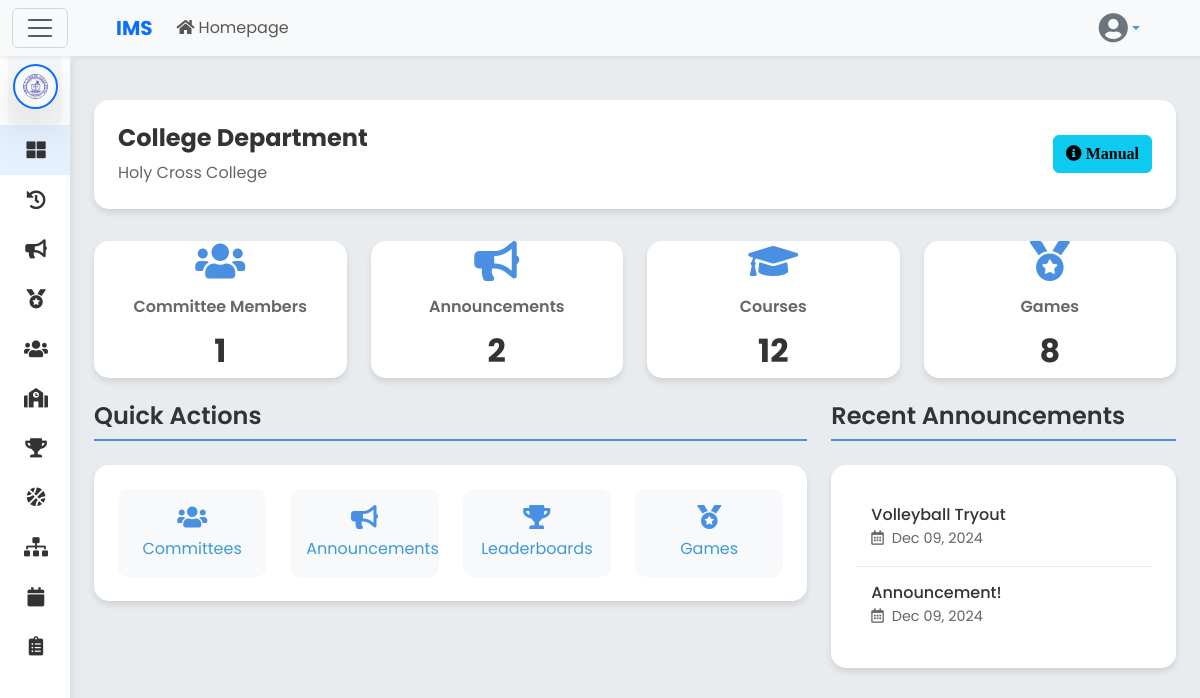
/department_admin/departmentadmindashboard.php (signed in), run on the app's committed database.
### tables this page shows
CREATE TABLE `schools` (
  `school_id` int(11) NOT NULL,
  `logo` varchar(255) DEFAULT NULL,
  `school_name` varchar(255) NOT NULL,
  `school_code` varchar(50) NOT NULL,
  `address` text DEFAULT NULL,
  `created_at` timestamp NOT NULL DEFAULT current_timestamp(),
  `updated_at` timestamp NOT NULL DEFAULT current_timestamp() ON UPDATE current_timestamp()
);

CREATE TABLE `departments` (
  `id` int(11) NOT NULL,
  `department_name` enum('Elementary','JHS','SHS','College','System') NOT NULL,
  `school_id` int(11) DEFAULT NULL
);

CREATE TABLE `announcement` (
  `id` int(11) NOT NULL,
  `title` varchar(255) NOT NULL,
  `message` text NOT NULL,
  `image` varchar(255) DEFAULT NULL,
  `school_id` int(11) DEFAULT NULL,
  `department_id` int(11) NOT NULL,
  `created_at` datetime DEFAULT current_timestamp()
);

### department_admin/departmentadmindashboard.php (the view, shortened to what this page needs)
<?php
$conn = con();
$department_id = $_SESSION['department_id'];
$school_id = $_SESSION['school_id'];
$department_name = $_SESSION['department_name'];
$dept_query = "SELECT d.*, s.school_name FROM departments d
               JOIN schools s ON d.school_id = s.school_id
               WHERE d.id = ?";
$stmt = mysqli_prepare($conn, $dept_query);
mysqli_stmt_bind_param($stmt, "i", $department_id);
mysqli_stmt_execute($stmt);
$dept_result = mysqli_stmt_get_result($stmt);
$department_info = mysqli_fetch_assoc($dept_result);
$committees_query = "SELECT COUNT(*) as committee_count FROM users
                    WHERE role = 'Committee'
                    AND school_id = ?
                    AND department = ?";
$stmt = mysqli_prepare($conn, $committees_query);
mysqli_stmt_bind_param($stmt, "ii", $school_id, $department_id);
mysqli_stmt_execute($stmt);
$committees_result = mysqli_stmt_get_result($stmt);
$total_committees = mysqli_fetch_assoc($committees_result)['committee_count'];
$announcements_query = "SELECT COUNT(*) as announcement_count FROM announcement
                       WHERE department_id = ?";
$stmt = mysqli_prepare($conn, $announcements_query);
mysqli_stmt_bind_param($stmt, "i", $department_id);
mysqli_stmt_execute($stmt);
$announcements_result = mysqli_stmt_get_result($stmt);
$total_announcements = mysqli_fetch_assoc($announcements_result)['announcement_count'];
$recent_announcements_query = "SELECT * FROM announcement
                             WHERE department_id = ?
                             ORDER BY created_at DESC LIMIT 5";
$stmt = mysqli_prepare($conn, $recent_announcements_query);
mysqli_stmt_bind_param($stmt, "i", $department_id);
mysqli_stmt_execute($stmt);
$recent_announcements = mysqli_stmt_get_result($stmt);
$items_query = "";
$item_label = "";
switch($department_name) {
    case 'College':
        $items_query = "SELECT COUNT(*) as count FROM grade_section_course
                       WHERE department_id = ? AND course_name IS NOT NULL";
        $item_label = "Courses";
        break;
}
$stmt = mysqli_prepare($conn, $items_query);
mysqli_stmt_bind_param($stmt, "i", $department_id);
mysqli_stmt_execute($stmt);
$items_result = mysqli_stmt_get_result($stmt);
$total_items = mysqli_fetch_assoc($items_result)['count'];
$games_query = "SELECT COUNT(*) as games_count FROM games WHERE school_id = ?";
$stmt = mysqli_prepare($conn, $games_query);
mysqli_stmt_bind_param($stmt, "i", $school_id);
mysqli_stmt_execute($stmt);
$games_result = mysqli_stmt_get_result($stmt);
$total_games = mysqli_fetch_assoc($games_result)['games_count'];
?>
<!DOCTYPE html>
<html lang="en">
<head>
    <link href="https://cdn.jsdelivr.net/npm/bootstrap@5.3.3/dist/css/bootstrap.min.css" rel="stylesheet">
    <link rel="stylesheet" href="https://cdnjs.cloudflare.com/ajax/libs/font-awesome/5.15.4/css/all.min.css">
    <link rel="stylesheet" href="../styles/dashboard.css">
</head>
<body>
    <div class="wrapper">
        <?php
        $current_page = 'admindashboard';
        include '../navbar/navbar.php';
        include '../department_admin/sidebar.php';
        ?>
        <div id="content">
            <div class="container-fluid p-4">
                <div class="department-info d-flex justify-content-between align-items-center">
                    <div>
                    <h1 class="department-name"><?php echo htmlspecialchars($department_info['department_name']); ?> Department</h1>
                    <div class="school-name"><?php echo htmlspecialchars($department_info['school_name']); ?></div>
                    </div>
    <button type="button" class="btn btn-info btn-circle" data-bs-toggle="modal" data-bs-target="#manualModal" title="Read Manual">
        <i class="fas fa-info-circle"> Manual</i>
    </button>
                </div>
                <div class="row g-4 mb-4">
                    <div class="col-xl-3 col-md-6">
                        <div class="stat-card">
                            <div class="card-body text-center">
                                <i class="fas fa-users stat-icon"></i>
                                <h6 class="stat-title">Committee Members</h6>
                                <p class="stat-value"><?php echo $total_committees; ?></p>
                            </div>
                        </div>
                    </div>
                    <div class="col-xl-3 col-md-6">
                        <div class="stat-card">
                            <div class="card-body text-center">
                                <i class="fas fa-bullhorn stat-icon"></i>
                                <h6 class="stat-title">Announcements</h6>
                                <p class="stat-value"><?php echo $total_announcements; ?></p>
                            </div>
                        </div>
                    </div>
                    <div class="col-xl-3 col-md-6">
                        <div class="stat-card">
                            <div class="card-body text-center">
                                <i class="fas fa-graduation-cap stat-icon"></i>
                                <h6 class="stat-title"><?php echo htmlspecialchars($item_label); ?></h6>
                                <p class="stat-value"><?php echo $total_items; ?></p>
                            </div>
                        </div>
                    </div>
                    <div class="col-xl-3 col-md-6">
                        <div class="stat-card">
                            <div class="card-body text-center">
                                <i class="fas fa-medal stat-icon"></i>
                                <h6 class="stat-title">Games</h6>
                                <p class="stat-value"><?php echo $total_games; ?></p>
                            </div>
                        </div>
                    </div>
                </div>
                <div class="row g-4">
                    <div class="col-lg-8">
                        <div class="dashboard-section">
                            <h2 class="section-title">Quick Actions</h2>
                            <div class="quick-actions">
                                <div class="row g-4">
                                    <div class="col-md-3">
                                        <a href="../users/userlist.php" class="text-decoration-none">
                                            <div class="action-btn">
                                                <i class="fas fa-users action-icon"></i>
                                                <div>Committees</div>
                                            </div>
                                        </a>
                                    </div>
                                    <div class="col-md-3">
                                        <a href="../announcement/adminannouncement.php" class="text-decoration-none">
                                            <div class="action-btn">
                                                <i class="fas fa-bullhorn action-icon"></i>
                                                <div>Announcements</div>
                                            </div>
                                        </a>
                                    </div>
                                    <div class="col-md-3">
                                        <a href="../rankingss/leaderboards.php" class="text-decoration-none">
                                            <div class="action-btn">
                                                <i class="fas fa-trophy action-icon"></i>
                                                <div>Leaderboards</div>
                                            </div>
                                        </a>
                                    </div>
                                    <div class="col-md-3">
                                        <a href="../games/games.php" class="text-decoration-none">
                                            <div class="action-btn">
                                                <i class="fas fa-medal action-icon"></i>
                                                <div>Games</div>
                                            </div>
                                        </a>
                                    </div>
                                </div>
                            </div>
                        </div>
                    </div>
                    <div class="col-lg-4">
                        <div class="dashboard-section">
                            <h2 class="section-title">Recent Announcements</h2>
                            <div class="announcement-card">
                                <?php if (mysqli_num_rows($recent_announcements) > 0): ?>
                                    <?php while ($announcement = mysqli_fetch_assoc($recent_announcements)): ?>
                                        <div class="announcement-item">
                                            <h6 class="mb-1"><?php echo htmlspecialchars($announcement['title']); ?></h6>
                                            <div class="announcement-date">
                                                <i class="far fa-calendar-alt me-1"></i>
                                                <?php echo date('M d, Y', strtotime($announcement['created_at'])); ?>
                                            </div>
                                        </div>
                                    <?php endwhile; ?>
                                <?php else: ?>
                                    <div class="text-center text-muted">No recent announcements</div>
                                <?php endif; ?>
                            </div>
                        </div>
                    </div>
                </div>
            </div>
        </div>
    </div>
</body>
</html>

### department_admin/sidebar.php (shortened to what this page needs)
<?php
$school_id = $_SESSION['school_id'];
$role = $_SESSION['role'];
$conn = con();
$stmt = $conn->prepare("SELECT logo, school_name FROM schools WHERE school_id = ?");
$stmt->bind_param("i", $school_id);
$stmt->execute();
$result = $stmt->get_result();
$school = $result->fetch_assoc();
?>
<nav id="sidebar" class="mt-0 mt-sm-2 mt-md-3 mt-lg-4 mt-xl-5 overflow-auto">
    <div class="sidebar-header-logo text-center p-3 bg-light bg-gradient rounded-3 mx-2">
        <div class="d-flex justify-content-center align-items-center logo-container">
            <div class="position-relative logo-wrapper">
                <img src="../uploads/logos/<?php echo htmlspecialchars($school['logo']); ?>"
                    alt="<?php echo htmlspecialchars($school['school_name']); ?>"
                    class="img-fluid rounded-circle shadow-lg border border-2 border-primary p-2 logo-image"
                    style="max-width: 110px; height: auto; object-fit: contain;">
            </div>
        </div>
    </div>
    <ul class="list-unstyled components">
        <li class="<?php echo ($current_page == 'admindashboard') ? 'active' : ''; ?>">
            <a href="<?php echo ($role === 'School Admin') ? '../school_admin/schooladmindashboard.php' : '../department_admin/departmentadmindashboard.php'; ?>">
                <i class="fas fa-th-large"></i>
            </a>
        </li>
        <li class="<?php echo ($current_page == 'Logs') ? 'active' : ''; ?>">
            <a href="../user_logs/user_logs.php">
                <i class="fas fa-history"></i>
            </a>
        </li>
        <li class="<?php echo ($current_page == 'adminannouncement') ? 'active' : ''; ?>">
            <a href="../announcements/adminannouncement.php">
                <i class="fas fa-bullhorn"></i>
            </a>
        </li>
        <li class="<?php echo ($current_page == 'pointingsystem') ? 'active' : ''; ?>">
            <a href="../pointing_system/pointing_system.php">
                <i class="fas fa-medal"></i>
            </a>
        </li>
        <li class="nav-item">
            <a href="#usersSubmenu" data-bs-toggle="collapse" aria-expanded="false" class="dropdown-toggle <?php echo ($current_page == 'committeelist') ? 'active' : ''; ?>">
                <i class="fas fa-users"></i>
            </a>
        </li>
        <li class="nav-item">
            <a href="#departmentsSubmenu" data-bs-toggle="collapse" aria-expanded="false" class="dropdown-toggle <?php echo ($current_page == 'departments') ? 'active' : ''; ?>">
                <i class="fas fa-school"></i>
            </a>
        </li>
        <li class="nav-item">
            <a href="../rankings/leaderboards.php" class="<?php echo ($current_page == 'leaderboards') ? 'active' : ''; ?>">
                <i class="fas fa-trophy"></i>
            </a>
        </li>
        <li class="<?php echo ($current_page == 'games') ? 'active' : ''; ?>">
            <a href="../games/games.php">
                <i class="fas fa-basketball-ball"></i>
            </a>
        </li>
        <li class="nav-item">
            <a href="../brackets/admin_brackets.php" class="<?php echo ($current_page == 'Brackets') ? 'active' : ''; ?>">
                <i class="fas fa-sitemap"></i>
            </a>
        </li>
        <li class="nav-item">
            <a href="../schedule/schedule.php" class="<?php echo ($current_page == 'schedule') ? 'active' : ''; ?>">
                <i class="fas fa-calendar"></i>
            </a>
        </li>
        <li class="nav-item">
            <a href="#matchlistSubmenu" data-bs-toggle="collapse" aria-expanded="false" class="dropdown-toggle <?php echo ($current_page == 'matchlist') ? 'active' : ''; ?>">
                <i class="fas fa-clipboard-list"></i>
            </a>
        </li>
    </ul>
</nav>

### data on the page
schools: logo (picture)
departments: department_name "College", school.school_name "Holy Cross College"
announcement: title "Volleyball Tryout", created_at "Dec 09, 2024"
announcement: title "Announcement!", created_at "Dec 09, 2024"

### other printed values
$total_committees "1"
$total_announcements "2"
$item_label "Courses"
$total_items "12"
$total_games "8"
